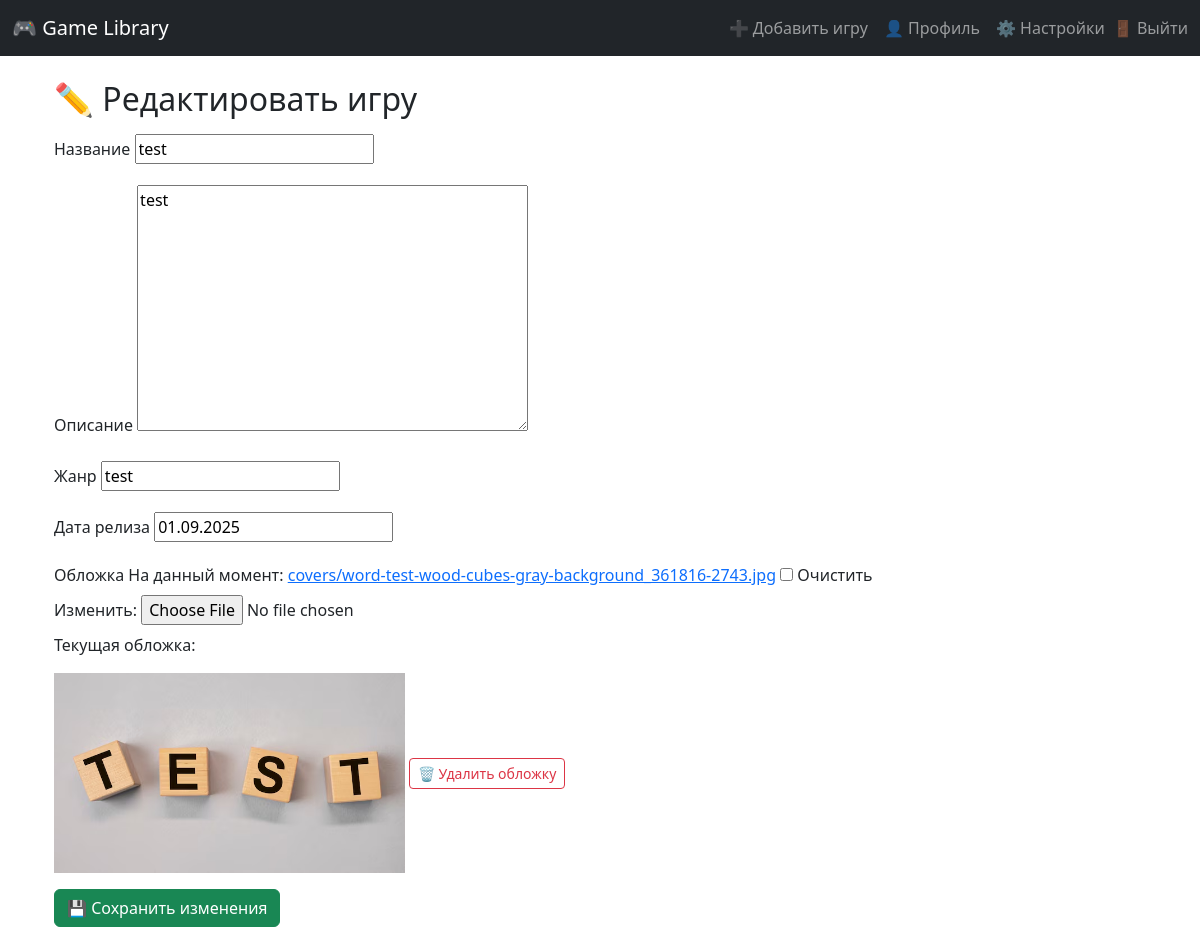
The app's page /edit/1/ (signed in) with its own data.
### core/models.py (models this page shows, shortened)
class Game(models.Model):
    title = models.CharField(max_length=100)
    description = models.TextField()
    genre = models.CharField(max_length=50)
    release_date = models.DateField()
    owner = models.ForeignKey(User, on_delete=models.CASCADE, related_name='games')
    cover = models.ImageField(upload_to='covers/', blank=True, null=True)

### core/views.py (the view)
# urls.py: path('edit/<int:game_id>/', views.edit_game_view, name='edit_game'),
def edit_game_view(request, game_id):
    game = get_object_or_404(Game, id=game_id, owner=request.user)
    if request.method == 'POST':
        if 'delete_cover' in request.POST:
            game.cover.delete(save=False)
            game.cover = None
            game.save()
            messages.success(request, "🗑️ Обложка удалена.")
            return redirect('edit_game', game_id=game.id)
        form = GameForm(request.POST, request.FILES, instance=game)
        if form.is_valid():
            form.save()
            messages.success(request, "✅ Игра успешно обновлена.")
            return redirect('home')
    else:
        form = GameForm(instance=game)
    return render(request, 'core/edit_game.html', {'form': form, 'game': game})

### core/forms.py
class GameForm(forms.ModelForm):
    class Meta:
        model = Game
        fields = ['title', 'description', 'genre', 'release_date', 'cover']

### core/templates/core/edit_game.html (shortened to what this page needs)
{% extends 'core/base.html' %}
{% block content %}
<div class="container mt-4">
    <h2>✏️ Редактировать игру</h2>
    <form method="post" enctype="multipart/form-data" class="mt-3">
        <div class="mb-3">
            <label for="id_title" class="form-label">Название</label>
            {{ form.title }}
        </div>
        <div class="mb-3">
            <label for="id_description" class="form-label">Описание</label>
            {{ form.description }}
        </div>
        <div class="mb-3">
            <label for="id_genre" class="form-label">Жанр</label>
            {{ form.genre }}
        </div>
        <div class="mb-3">
            <label for="id_release_date" class="form-label">Дата релиза</label>
            {{ form.release_date }}
        </div>
        <div class="mb-3">
            <label for="id_cover" class="form-label">Обложка</label>
            {{ form.cover }}
            {% if game.cover %}
                <div class="mt-2">
                    <p>Текущая обложка:</p>
                    <img src="{{ game.cover.url }}" alt="Обложка" class="img-fluid" style="max-height: 200px;">
                    <form method="post" class="mt-2">
                        <button type="submit" name="delete_cover" class="btn btn-outline-danger btn-sm">🗑️ Удалить обложку</button>
                    </form>
                </div>
            {% endif %}
        </div>
        <button type="submit" class="btn btn-success">💾 Сохранить изменения</button>
    </form>
</div>
{% endblock %}

### records on screen
Game: title "test", description "test", genre "test", release_date "01.09.2025", cover (picture)
